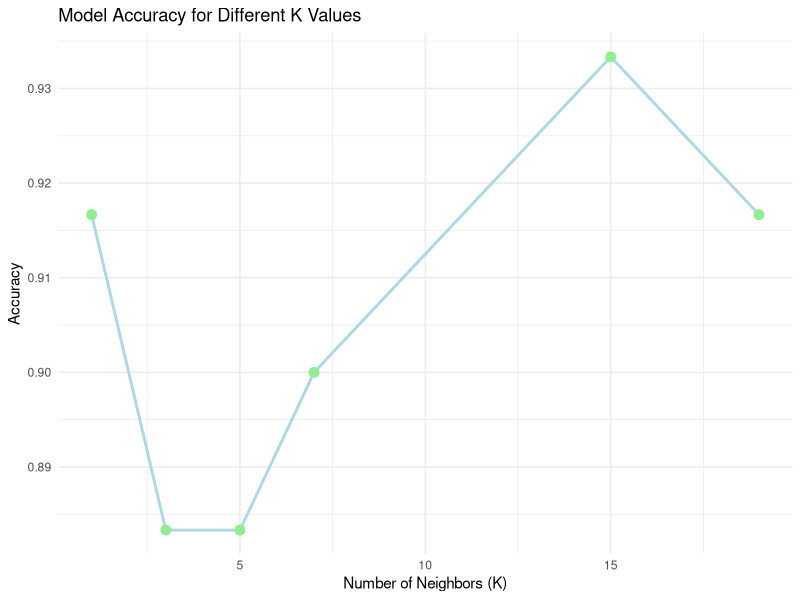

This chart was generated by the following R code:
## ---- chunk 1
knitr::opts_chunk$set(echo = TRUE)
## ---- chunk 2
# Loading data
data(iris)

# Structure 
str(iris)
## ---- chunk 3
# Installing Packages 
install.packages("e1071", repos = "http://cran.us.r-project.org") 
install.packages("caTools", repos = "http://cran.us.r-project.org") 
install.packages("class", repos = "http://cran.us.r-project.org") 

# Loading package 
library(e1071) 
library(caTools) 
library(class) 

# Loading data 
data(iris) 
head(iris)
## ---- chunk 4
# Splitting data into train and test data 
split <- sample.split(iris, SplitRatio = 0.7) 
train_cl <- subset(iris, split == "TRUE") 
test_cl <- subset(iris, split == "FALSE") 

# Feature Scaling 
train_scale <- scale(train_cl[, 1:4]) 
test_scale <- scale(test_cl[, 1:4]) 


head(train_scale)
head(test_scale)
## ---- chunk 5
# Fitting KNN Model to training dataset 
classifier_knn <- knn(train = train_scale, 
					test = test_scale, 
					cl = train_cl$Species, 
					k = 1) 
classifier_knn 
## ---- chunk 6
# Confusiin Matrix 
cm <- table(test_cl$Species, classifier_knn) 
cm 

## ---- chunk 7
# Model Evaluation - Choosing K 
# Calculate out of Sample error 
misClassError <- mean(classifier_knn != test_cl$Species) 
print(paste('Accuracy =', 1-misClassError)) 

# K = 3 
classifier_knn <- knn(train = train_scale, 
					test = test_scale, 
					cl = train_cl$Species, 
					k = 3) 
misClassError <- mean(classifier_knn != test_cl$Species) 
print(paste('Accuracy =', 1-misClassError)) 

# K = 5 
classifier_knn <- knn(train = train_scale, 
					test = test_scale, 
					cl = train_cl$Species, 
					k = 5) 
misClassError <- mean(classifier_knn != test_cl$Species) 
print(paste('Accuracy =', 1-misClassError)) 

# K = 7 
classifier_knn <- knn(train = train_scale, 
					test = test_scale, 
					cl = train_cl$Species, 
					k = 7) 
misClassError <- mean(classifier_knn != test_cl$Species) 
print(paste('Accuracy =', 1-misClassError)) 

# K = 15 
classifier_knn <- knn(train = train_scale, 
					test = test_scale, 
					cl = train_cl$Species, 
					k = 15) 
misClassError <- mean(classifier_knn != test_cl$Species) 
print(paste('Accuracy =', 1-misClassError)) 

# K = 19 
classifier_knn <- knn(train = train_scale, 
					test = test_scale, 
					cl = train_cl$Species, 
					k = 19) 
misClassError <- mean(classifier_knn != test_cl$Species) 
print(paste('Accuracy =', 1-misClassError))
## ---- chunk 8

library(ggplot2)

# Data preparation
k_values <- c(1, 3, 5, 7, 15, 19)

# Calculate accuracy for each k value
accuracy_values <- sapply(k_values, function(k) {
classifier_knn <- knn(train = train_scale, 
						test = test_scale, 
						cl = train_cl$Species, 
						k = k)
1 - mean(classifier_knn != test_cl$Species)
})

# Create a data frame for plotting
accuracy_data <- data.frame(K = k_values, Accuracy = accuracy_values)

# Plotting
ggplot(accuracy_data, aes(x = K, y = Accuracy)) +
geom_line(color = "lightblue", size = 1) +
geom_point(color = "lightgreen", size = 3) +
labs(title = "Model Accuracy for Different K Values",
	x = "Number of Neighbors (K)",
	y = "Accuracy") +
theme_minimal()
